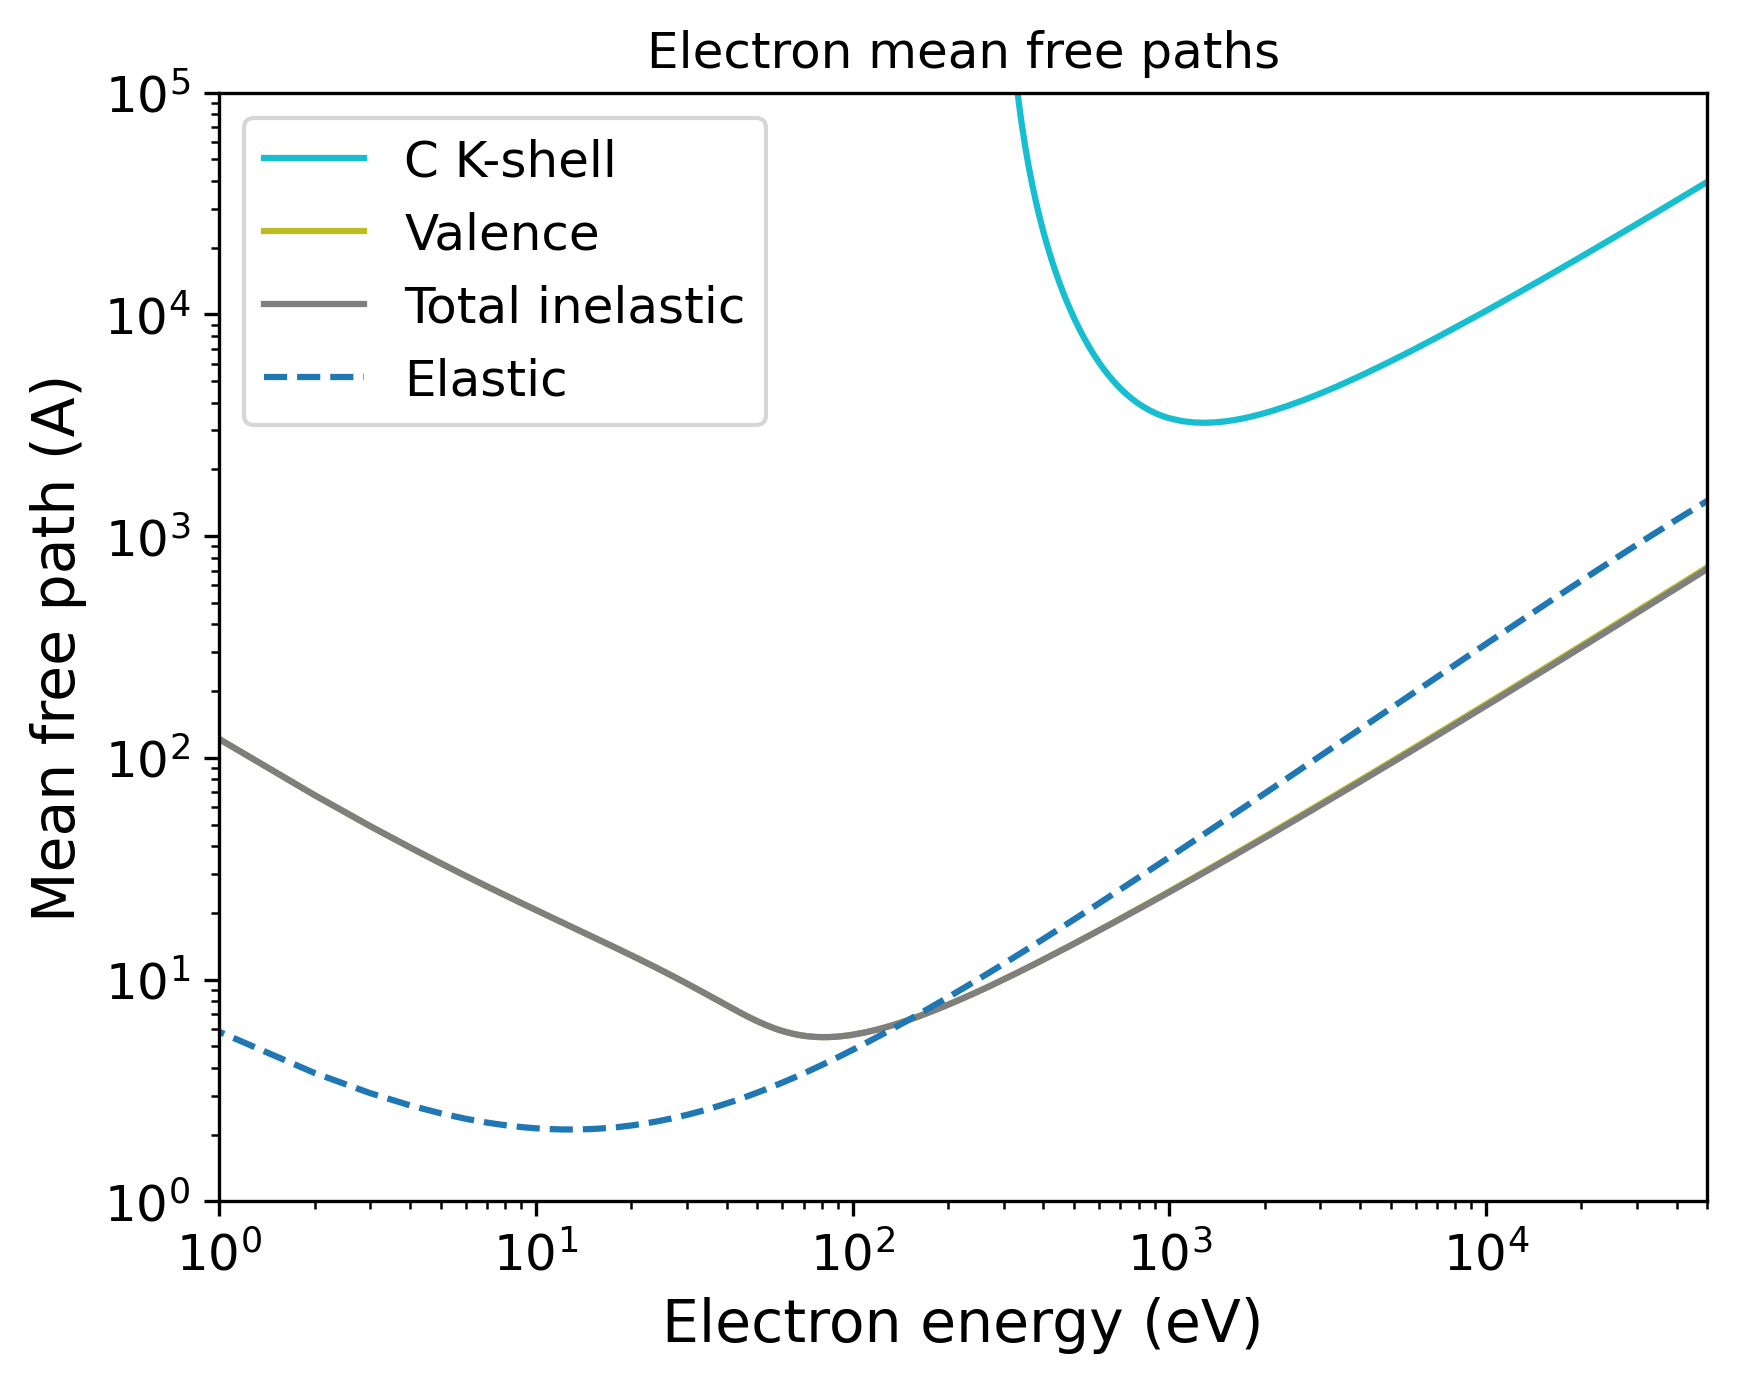

Write the Python code that produced this figure.
import pandas as pd
import numpy as np
import matplotlib.pyplot as plt
import matplotlib.cm as cm
# Set the format:
plt.xlabel("Electron energy (eV)", fontsize=14)
plt.ylabel("Mean free path (A)", fontsize=14)
plt.xticks(fontsize=12)
plt.yticks(fontsize=12)
plt.grid(False)
# Set the axes:
# Read the output file:
df = pd.read_csv(r"OUTPUT_CNT_Electron_IMFP.dat", sep=r'\s+', header=None, comment="#", skipinitialspace=True)
plt.xscale("log")
plt.yscale("log")
# Prepare the plot:
columns_to_plot = [ 1, 2, 3]
labels = [ "C K-shell", "Valence", "Total inelastic"]
# Create N distinct colors from a colormap
N = len(columns_to_plot)
colors = plt.cm.tab10(np.linspace(1, 0, 10))
# Set line styles:
linestyles = [ "-", "-", "-"]
for i, col in enumerate(columns_to_plot):
    color = colors[i % len(colors)]
    ls    = linestyles[i % len(linestyles)]
    label = labels[i % len(labels)]
    plt.plot(df.iloc[:, 0], df.iloc[:, col],
    color=color,
    label=label,
    linestyle=ls)
# Add a curve from the second file
df2 = pd.read_csv(r"OUTPUT_CNT_Electron_EMFP.dat", sep=r'\s+', header=None, comment="#", skipinitialspace=True)
columns_to_plot2 = [ 2]
labels2 = [ "Elastic"]
# Create second part of the plot:
for col, label in zip(columns_to_plot2, labels2):
    plt.plot(df2.iloc[:, 0], df2.iloc[:, col], label=label, linestyle="--")
plt.xlim(1.00000000,50000.00000000)
plt.ylim(1.00000000,100000.00000000)
plt.title("Electron mean free paths")
plt.legend(loc="best", fontsize=12)
# Save the plot in this format:
plt.savefig("OUTPUT_MFP_electron.png", dpi=300, bbox_inches="tight")
